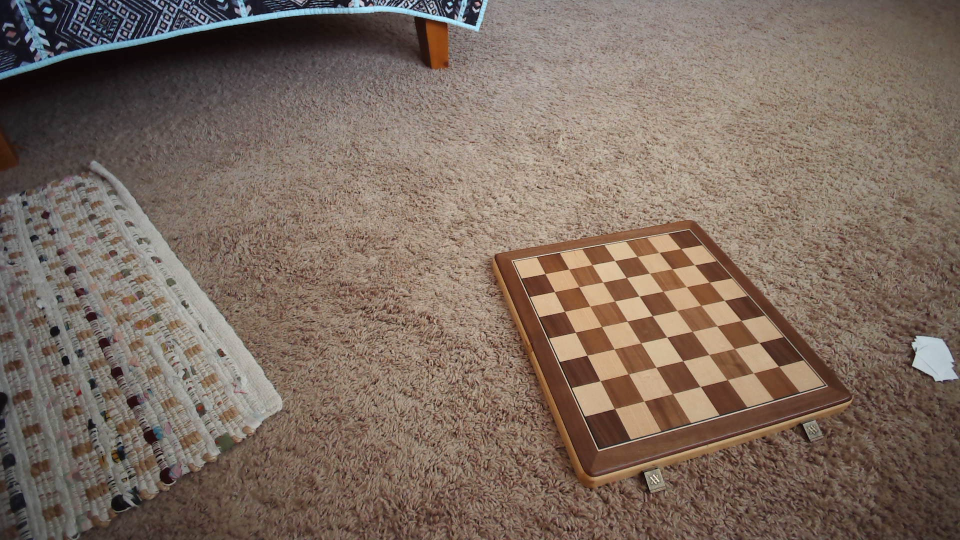
#> input picture CV/debug/cam0_01_small_bgr.png, 960 x 540 px; its folder holds only this picture in this run
$ python -i board.py   (imports and definitions only)
#> lines starting #> are read from the running program, lines starting #| are printed output that depends on the picture; after the words box and inside, x2 and y2 are one past the last pixel; in counts of white or black regions, pixels touching at a corner belong together
"""
Detect chess board outline in an image and warp to a square (top-down) view.

Uses the largest 4-vertex contour after edge detection — works best with clear
board boundaries vs background; lighting and clutter affect reliability.
"""

from __future__ import annotations

import json
import os
import shutil
import time
from pathlib import Path
from typing import Any

import cv2
import numpy as np
from scipy.optimize import differential_evolution

# --- Single source of truth for board outline detection (Canny / contour pipeline) ---
_DEFAULT_MAX_DETECTION_DIM = 1920
_DEFAULT_CANNY_LOW = 50
_DEFAULT_CANNY_HIGH = 190
_DEFAULT_APPROX_EPS_RATIO = 0.02
_DEFAULT_MIN_AREA_RATIO = 0.08
_DEFAULT_GAUSSIAN_BLUR_KSIZE = 5
_DEFAULT_DILATE_KERNEL_SIZE = 2
_DEFAULT_DILATE_ITERATIONS = 1


def _order_corners_tl_tr_br_bl(pts: np.ndarray) -> np.ndarray:
    """Order four points as top-left, top-right, bottom-right, bottom-left."""
    pts = pts.reshape(4, 2).astype(np.float32)
    rect = np.zeros((4, 2), dtype=np.float32)
    s = pts.sum(axis=1)
    rect[0] = pts[np.argmin(s)]
    rect[2] = pts[np.argmax(s)]
    d = np.diff(pts, axis=1).flatten()
    rect[1] = pts[np.argmin(d)]
    rect[3] = pts[np.argmax(d)]
    return rect

def find_board_corners(bgr: np.ndarray, **kwargs: Any) -> np.ndarray | None:
    if bgr is None or bgr.size == 0:
        return None
    h0, w0 = bgr.shape[:2]
    scale = min(1.0, _DEFAULT_MAX_DETECTION_DIM / max(h0, w0))
    if scale < 1.0:
        small = cv2.resize(bgr, (int(w0 * scale), int(h0 * scale)), interpolation=cv2.INTER_AREA)
    else:
        small = bgr.copy()
    dh, dw = small.shape[:2]
    gray = cv2.cvtColor(small, cv2.COLOR_BGR2GRAY)
    blur = cv2.GaussianBlur(
        gray,
        (_DEFAULT_GAUSSIAN_BLUR_KSIZE, _DEFAULT_GAUSSIAN_BLUR_KSIZE),
        0
    )
    # clahe = cv2.createCLAHE(2.5, (8,8)).apply(blur)
    edges = cv2.Canny(blur, _DEFAULT_CANNY_LOW, _DEFAULT_CANNY_HIGH)
    if _DEFAULT_DILATE_ITERATIONS <= 0:
        edges_d = edges.copy()
    else:
        edges_d = cv2.dilate(
            edges,
            np.ones((_DEFAULT_DILATE_KERNEL_SIZE, _DEFAULT_DILATE_KERNEL_SIZE), np.uint8),
            iterations=_DEFAULT_DILATE_ITERATIONS
        )
    contours, _ = cv2.findContours(edges_d, cv2.RETR_LIST, cv2.CHAIN_APPROX_SIMPLE)
    img_area = float(dh * dw)
    min_area = _DEFAULT_MIN_AREA_RATIO * img_area
    overlay = small.copy()
    cv2.drawContours(overlay, contours, -1, (0, 255, 0), 1)
    best: tuple[float, np.ndarray, np.ndarray] | None = None
    quad_areas: list[float] = []
    for cnt in contours:
        area = cv2.contourArea(cnt)
        if area < min_area:
            continue
        peri = cv2.arcLength(cnt, True)
        if peri < 1e-6:
            continue
        approx = cv2.approxPolyDP(cnt, _DEFAULT_APPROX_EPS_RATIO * peri, True)
        if len(approx) == 4 and cv2.isContourConvex(approx):
            quad_areas.append(float(area))
            if area > (best[0] if best else 0):
                best = (area, approx.reshape(4, 2).astype(np.float32), approx)

    if best is not None:
        cv2.polylines(overlay, [best[2]], True, (0, 0, 255), 2)
    debug_dir = os.environ.get("VISION_BOARD_DEBUG_DIR", "").strip()
    if debug_dir:
        os.makedirs(debug_dir, exist_ok=True)
        cv2.imwrite(os.path.join(debug_dir, f"overlay.png"), overlay)

    if best is None:
        return None

    corners = _order_corners_tl_tr_br_bl(best[1])
    if scale < 1.0:
        corners = corners.copy()
        corners[:, 0] /= scale
        corners[:, 1] /= scale

    return corners


def warp_board_square(
    bgr: np.ndarray,
    corners: np.ndarray,
    out_size: int = 800,
) -> np.ndarray:
    """
    Perspective-warp ``bgr`` so the board quad becomes a square ``out_size`` x ``out_size``.
    """
    s = float(out_size)
    dst = np.array([[0, 0], [s, 0], [s, s], [0, s]], dtype=np.float32)
    m = cv2.getPerspectiveTransform(corners, dst)
    return cv2.warpPerspective(bgr, m, (out_size, out_size))


def extract_board(
    bgr: np.ndarray,
    *,
    out_size: int = 800,
    corners: np.ndarray | None = None,
    **find_kw: Any,
) -> tuple[np.ndarray | None, np.ndarray | None]:
    """
    Return ``(warped_bgr, corners)`` or ``(None, None)``.

    If ``corners`` is a 4×2 float32 array (TL, TR, BR, BL in image space), skip
    detection and warp using those. Otherwise ``find_board_corners`` is used;
    ``find_kw`` is passed through (currently unused).
    """
    if corners is not None:
        c = np.asarray(corners, dtype=np.float32).reshape(4, 2)
        warped = warp_board_square(bgr, c, out_size=out_size)
        return warped, c

    found = find_board_corners(bgr, **find_kw)
    if found is None:
        return None, None
    warped = warp_board_square(bgr, found, out_size=out_size)
    return warped, found


# [199 lines left out: functions _center_crop_half, _detect_square_like_cell_sizes, _median_cell_from_square_candidates, _rotated_cell_corners, _pearson_rotated_cell_means_vs_checker, _cell_size_candidates_for_fit and 1 more, not called in this run]


_DEBUG_FIT_MAX_FRAMES = 180
_DEBUG_FIT_FPS = 10.0


# [394 lines left out: functions _subsample_fit_frames, _cell_px_tag_for_filename, _write_fit_debug_gif, _pearson_cell_means_vs_checker, fit_ideal_checkerboard_to_warp, render_checkerboard_overlay and 1 more, not called in this run]


# --- Persisted board calibration (single global quad, full-frame coordinates) ---
# File lives next to the vision package: ``CV/board_calibration.json`` unless
# ``VISION_BOARD_CALIBRATION_FILE`` is set.


def calibration_file_path() -> Path:
    raw = os.environ.get("VISION_BOARD_CALIBRATION_FILE", "").strip()
    return Path(raw) if raw else Path(__file__).resolve().parent.parent / "board_calibration.json"


# [89 lines left out: functions _load_calibration_document, _write_calibration_document, _calibration_record_from_doc, get_stored_calibration_record, get_stored_calibration, set_stored_calibration and 1 more, not called in this run]

>>> import cv2
>>> picture = cv2.imread('../debug/cam0_01_small_bgr.png')
#> picture is the input picture: shape (540, 960, 3); mean B, G, R 95.9, 107.4, 124.1
>>> result = extract_board(picture)
#> in find_board_corners, `gray = cv2.cvtColor(small, cv2.COLOR_BGR2GRAY)`:
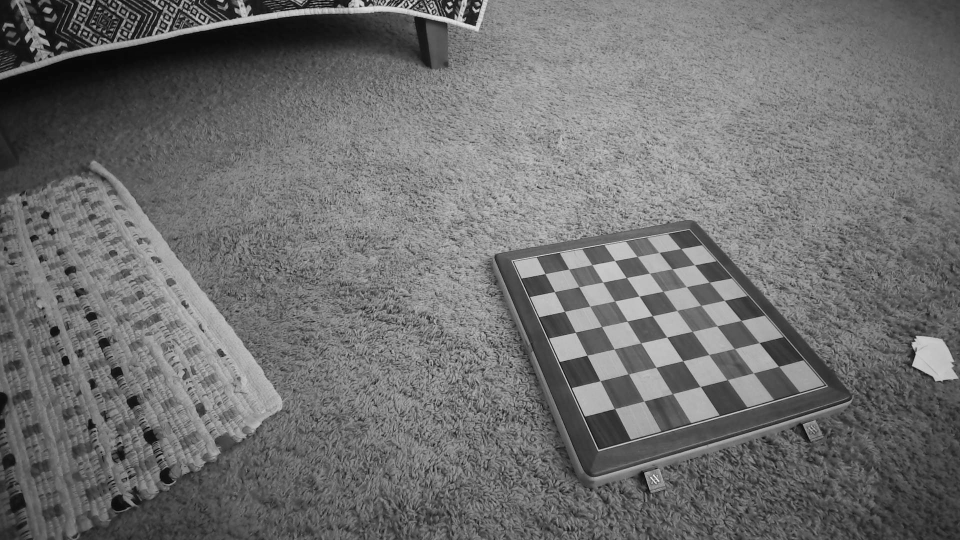
#> gray: shape (540, 960); min 1, max 234, mean 111.1
#> in find_board_corners, `edges = cv2.Canny(blur, _DEFAULT_CANNY_LOW, _DEFAULT_CANNY_HIGH)`:
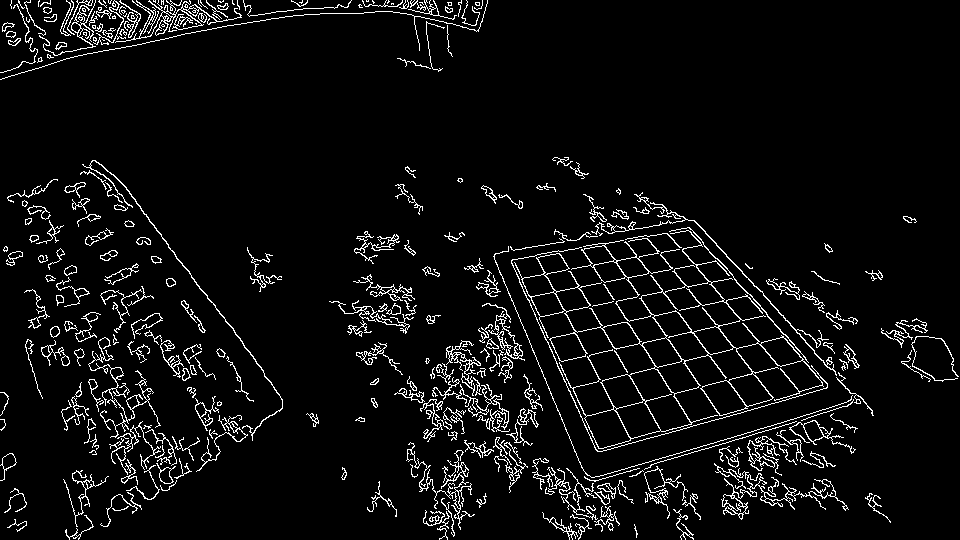
#> edges: shape (540, 960); 5.6% white in thin lines or dots
#> in find_board_corners, `edges_d = cv2.dilate( edges, np.ones((_DEFAULT_DILATE_KERNEL_SIZE, _DE..`:
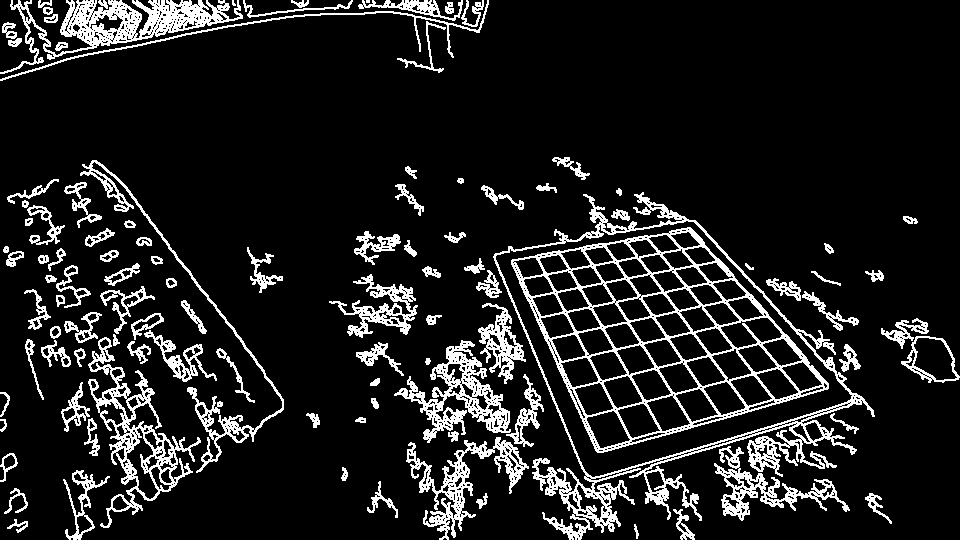
#> edges_d: shape (540, 960); 12.1% white in thin lines or dots
#> in find_board_corners, `contours, _ = cv2.findContours(edges_d, cv2.RETR_LIST, cv2.CHAIN_APPRO..`: contours = 1688 contours, 1342 with area under 20; largest, box (x1, y1, x2, y2) and area: (493, 192, 875, 540) 63884, (495, 220, 853, 478) 54782, (511, 227, 829, 453) 42529, (88, 337, 201, 528) 6069, (0, 0, 243, 74) 5473
#> the loop in find_board_corners, `for cnt in contours:` made 1688 passes
#> (area, peri) on passes 1304, 1309, 1357: (42529, 903.4), (54782.5, 1052.8), (63884, 3964.1)
#> area on passes 21, 23, 34, 35, 44, 45: 22, 40.5, 66.5, 23.5, 190.5, 31
#> after the loop in find_board_corners, `for cnt in contours:`: quad_areas = [42529, 54782.5, 63884]
#> in find_board_corners, `cv2.polylines(overlay, [best[2]], True, (0, 0, 255), 2)`:
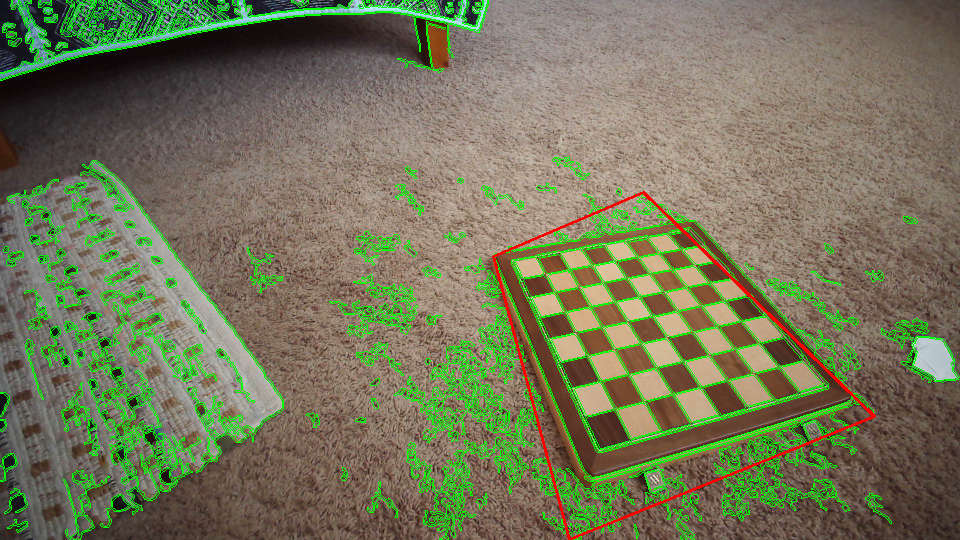
#> overlay: shape (540, 960, 3); mean B, G, R 88.2, 118.5, 115.6
#> in _order_corners_tl_tr_br_bl, `pts = pts.reshape(4, 2).astype(np.float32)`: pts = [[643, 192], [493, 256], [569, 539], [874, 416]]
#> in _order_corners_tl_tr_br_bl, `s = pts.sum(axis=1)`: s = [835, 749, 1108, 1290]
#> in _order_corners_tl_tr_br_bl, `d = np.diff(pts, axis=1).flatten()`: d = [-451, -237, -30, -458]
#> in find_board_corners, `corners = _order_corners_tl_tr_br_bl(best[1])`: corners = [[493, 256], [874, 416], [874, 416], [569, 539]]
#> in warp_board_square, `dst = np.array([[0, 0], [s, 0], [s, s], [0, s]], dtype=np.float32)`: dst = [[0, 0], [800, 0], [800, 800], [0, 800]]
#> in warp_board_square, `m = cv2.getPerspectiveTransform(corners, dst)`: m = [[-5.7e-16, 2.45e-16, 2.1e-13], [-0.00856, 0.0204, -0.998], [2.04e-05, 0.000102, -0.0604]]
#> in warp_board_square, `return cv2.warpPerspective(bgr, m, (out_size, out_size))`:
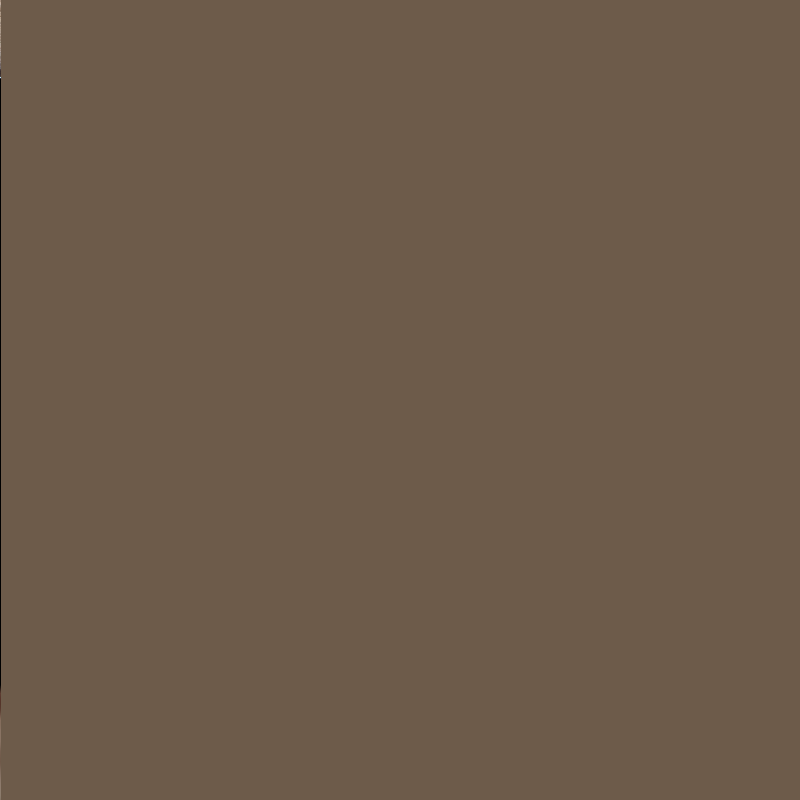
#> returned value: shape (800, 800, 3); mean of channels 0, 1, 2 73.9, 90.9, 108.9; drawn as B, G, R
